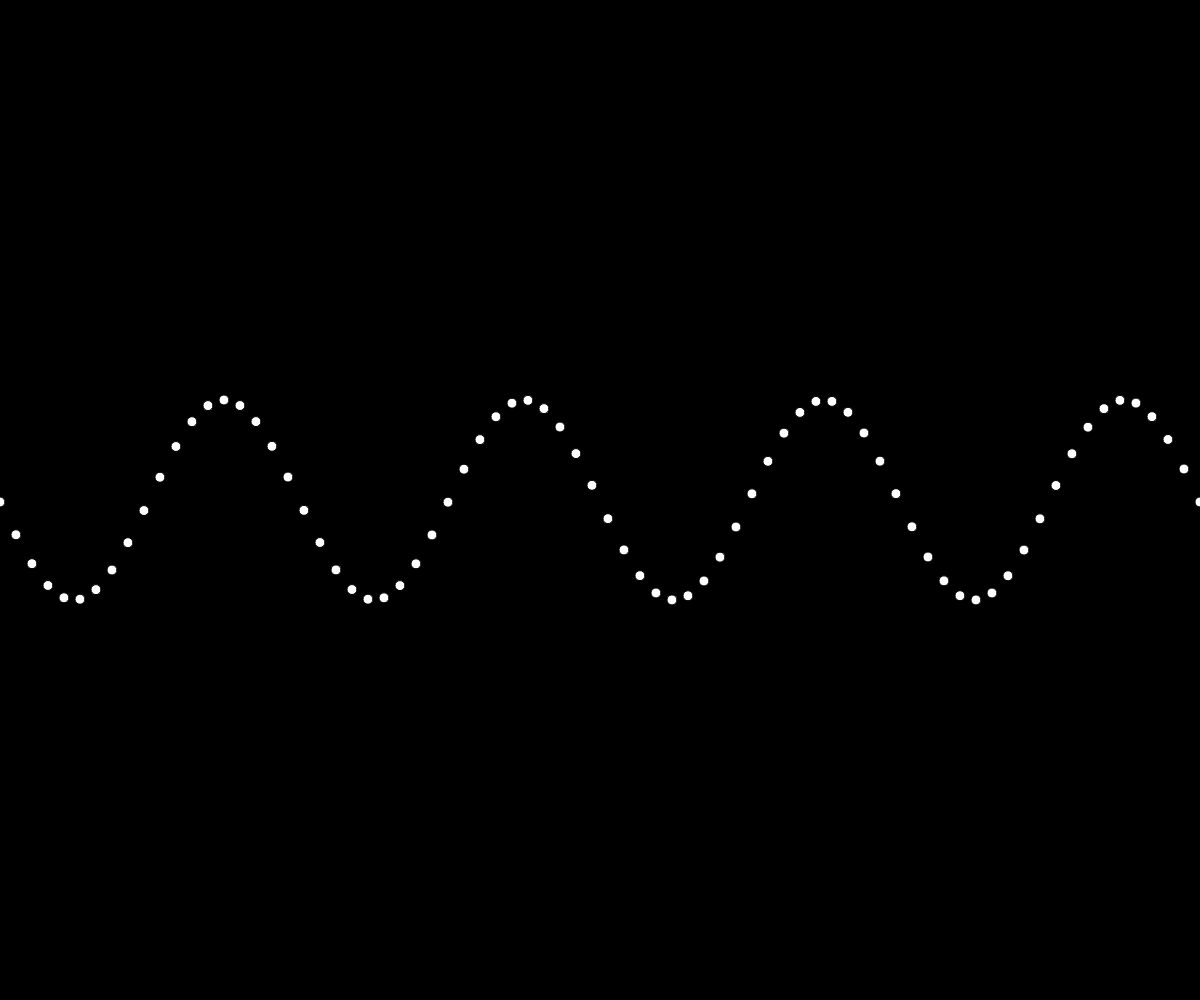
Frame 1 (no input)
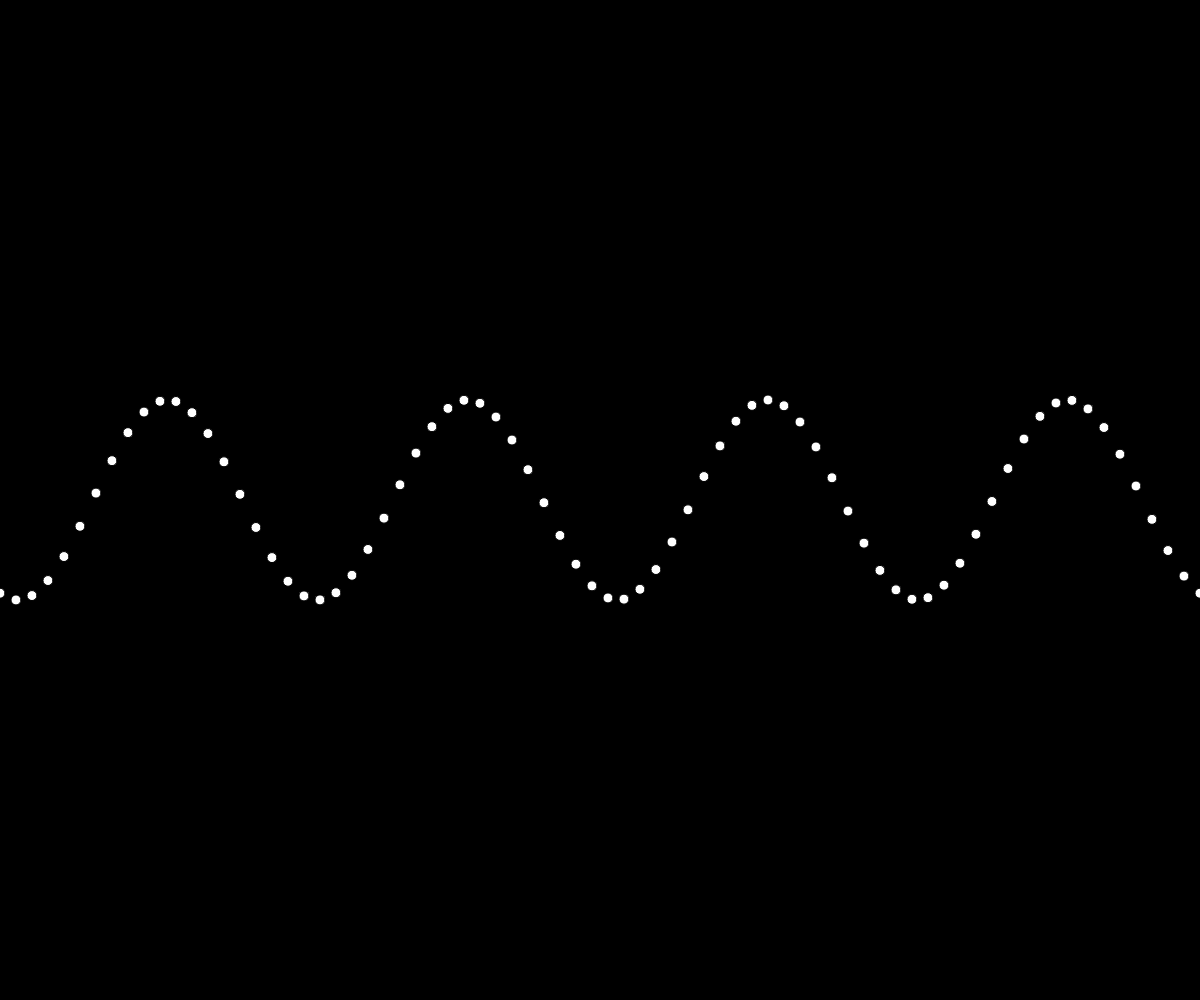
Frame 60 (no input)
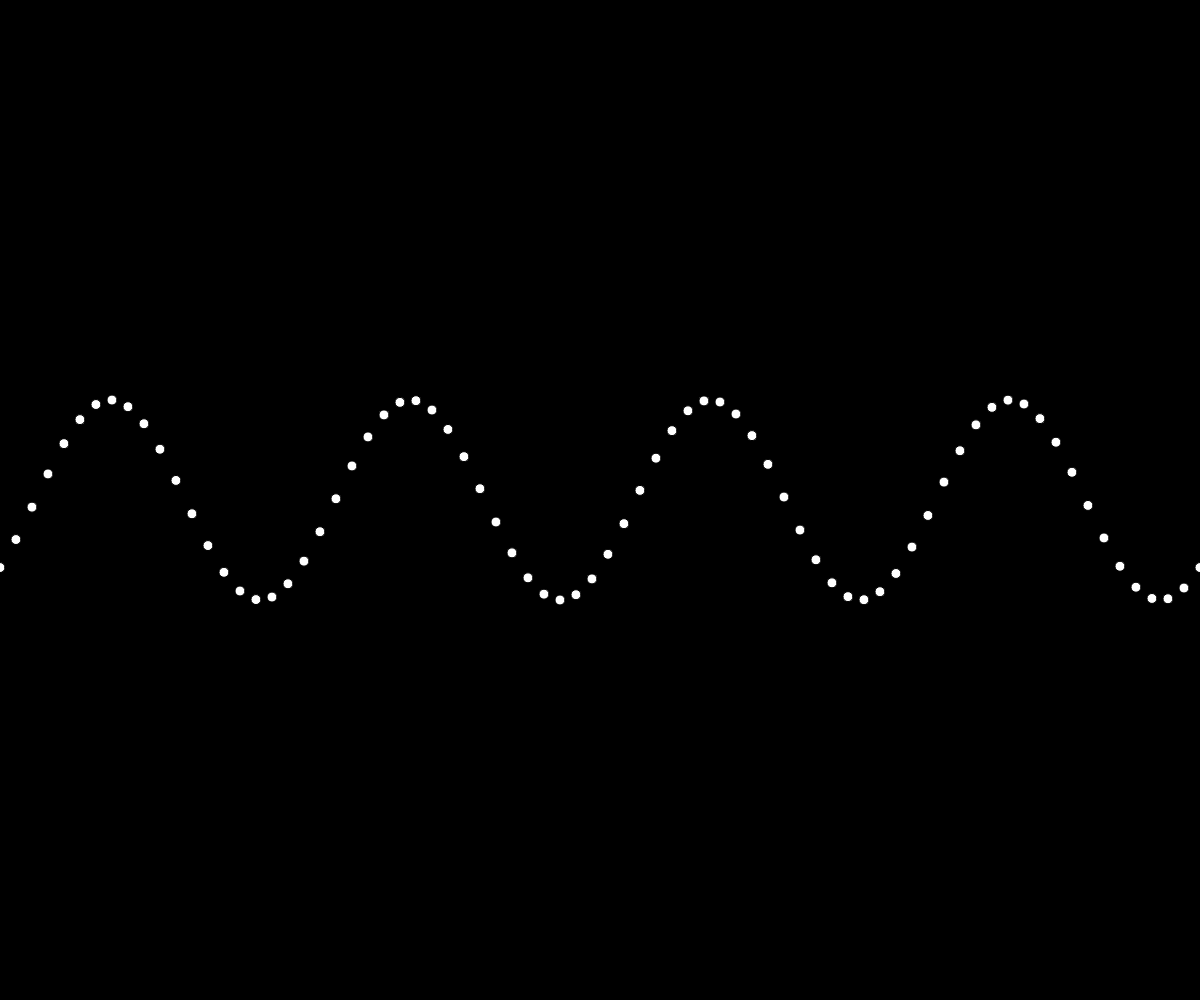
Frame 120 (the mouse pressed at the canvas centre since frame 60)

The p5.js sketch that drew these frames (run headless with seeded random() and noise() and a simulated clock; from frame 60 on, the mouse is pressed at the canvas centre):

// p5.js sketch
// ── sketch.js
// http://p5js.org/examples/examples/Math_Sine_Wave.php

var xspacing = 16;
var w;
var theta = 0.0;
var amplitude = 100.0;
var period = 300.0;
var dx;
var yvalues;

function setup() {
  createCanvas(windowWidth, windowHeight);
  w = width+20;
  dx = (TWO_PI / period) * xspacing;
  yvalues = new Array(floor(w/xspacing));
}

function draw() {
  background(0);
  calcWave();
  renderWave();
}

function calcWave() {
  theta += 0.02;
  var x = theta;
  for (var i = 0; i < yvalues.length; i++) {
    yvalues[i] = sin(x)*amplitude;
    x += dx;
  }
}

function renderWave() {
  fill(255);
  for (var x = 0; x < yvalues.length; x++) {
    ellipse(x*xspacing, height/2+yvalues[x], 10,10);
  }
}
